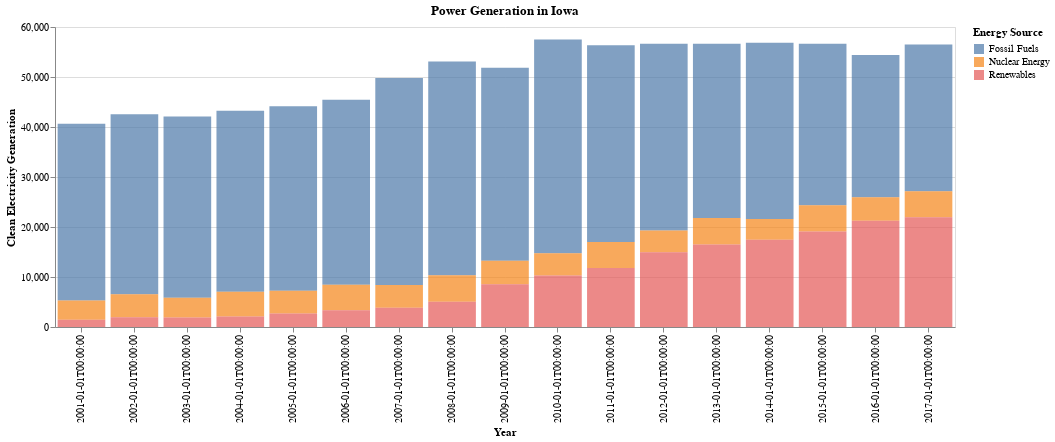

Here is the notebook cell this chart was saved with:
### Code cell
# 2. Створіть багатошарову діаграму на основі даних про виробництво 
# електроенергії в штаті Айова (data.iowa_electricity()) за допомогою 
# бібліотеки Altair . Вісь x представляє роки, вісь y відображає чисте 
# виробництво електроенергії (net_generation), а кожен шар діаграми 
# позначає різні джерела енергії (source). Встановіть прозорість (opacity) 
# для стовпців на рівні 0.7.

iowa_electricity_data = data.iowa_electricity()

chart = alt.Chart(iowa_electricity_data).mark_bar(opacity=0.7).encode(
    x=alt.X('year:O', axis=alt.Axis(title='Year')),
    y=alt.Y('net_generation:Q', axis=alt.Axis(title='Clean Electricity Generation')), 
    color=alt.Color('source:N', legend=alt.Legend(title='Energy Source')) 
).properties(
    title='Power Generation in Iowa',
    width=900
)

chart

### Figure 1 — Vega-Lite specification as saved in the notebook (floating-point values rounded to 4 significant figures)
{"config": {"view": {"continuousWidth": 300, "continuousHeight": 300}}, "data": {"name": "data-bb61008ba0c766c5601afa5323d12ad4"}, "mark": {"type": "bar", "opacity": 0.7}, "encoding": {"color": {"field": "source", "legend": {"title": "Energy Source"}, "type": "nominal"}, "x": {"axis": {"title": "Year"}, "field": "year", "type": "ordinal"}, "y": {"axis": {"title": "Clean Electricity Generation"}, "field": "net_generation", "type": "quantitative"}}, "title": "Power Generation in Iowa", "width": 900, "$schema": "https://vega.github.io/schema/vega-lite/v5.15.1.json", "datasets": {"data-bb61008ba0c766c5601afa5323d12ad4": [{"year": "2001-01-01T00:00:00", "source": "Fossil Fuels", "net_generation": 35361}, {"year": "2002-01-01T00:00:00", "source": "Fossil Fuels", "net_generation": 35991}, {"year": "2003-01-01T00:00:00", "source": "Fossil Fuels", "net_generation": 36234}, {"year": "2004-01-01T00:00:00", "source": "Fossil Fuels", "net_generation": 36205}, {"year": "2005-01-01T00:00:00", "source": "Fossil Fuels", "net_generation": 36883}, {"year": "2006-01-01T00:00:00", "source": "Fossil Fuels", "net_generation": 37014}, {"year": "2007-01-01T00:00:00", "source": "Fossil Fuels", "net_generation": 41389}, {"year": "2008-01-01T00:00:00", "source": "Fossil Fuels", "net_generation": 42734}, {"year": "2009-01-01T00:00:00", "source": "Fossil Fuels", "net_generation": 38620}, {"year": "2010-01-01T00:00:00", "source": "Fossil Fuels", "net_generation": 42750}, {"year": "2011-01-01T00:00:00", "source": "Fossil Fuels", "net_generation": 39361}, {"year": "2012-01-01T00:00:00", "source": "Fossil Fuels", "net_generation": 37379}, {"year": "2013-01-01T00:00:00", "source": "Fossil Fuels", "net_generation": 34873}, {"year": "2014-01-01T00:00:00", "source": "Fossil Fuels", "net_generation": 35250}, {"year": "2015-01-01T00:00:00", "source": "Fossil Fuels", "net_generation": 32319}, {"year": "2016-01-01T00:00:00", "source": "Fossil Fuels", "net_generation": 28437}, {"year": "2017-01-01T00:00:00", "source": "Fossil Fuels", "net_generation": 29329}, {"year": "2001-01-01T00:00:00", "source": "Nuclear Energy", "net_generation": 3853}, {"year": "2002-01-01T00:00:00", "source": "Nuclear Energy", "net_generation": 4574}, {"year": "2003-01-01T00:00:00", "source": "Nuclear Energy", "net_generation": 3988}, {"year": "2004-01-01T00:00:00", "source": "Nuclear Energy", "net_generation": 4929}, {"year": "2005-01-01T00:00:00", "source": "Nuclear Energy", "net_generation": 4538}, {"year": "2006-01-01T00:00:00", "source": "Nuclear Energy", "net_generation": 5095}, {"year": "2007-01-01T00:00:00", "source": "Nuclear Energy", "net_generation": 4519}, {"year": "2008-01-01T00:00:00", "source": "Nuclear Energy", "net_generation": 5282}, {"year": "2009-01-01T00:00:00", "source": "Nuclear Energy", "net_generation": 4679}, {"year": "2010-01-01T00:00:00", "source": "Nuclear Energy", "net_generation": 4451}, {"year": "2011-01-01T00:00:00", "source": "Nuclear Energy", "net_generation": 5215}, {"year": "2012-01-01T00:00:00", "source": "Nuclear Energy", "net_generation": 4347}, {"year": "2013-01-01T00:00:00", "source": "Nuclear Energy", "net_generation": 5321}, {"year": "2014-01-01T00:00:00", "source": "Nuclear Energy", "net_generation": 4152}, {"year": "2015-01-01T00:00:00", "source": "Nuclear Energy", "net_generation": 5243}, {"year": "2016-01-01T00:00:00", "source": "Nuclear Energy", "net_generation": 4703}, {"year": "2017-01-01T00:00:00", "source": "Nuclear Energy", "net_generation": 5214}, {"year": "2001-01-01T00:00:00", "source": "Renewables", "net_generation": 1437}, {"year": "2002-01-01T00:00:00", "source": "Renewables", "net_generation": 1963}, {"year": "2003-01-01T00:00:00", "source": "Renewables", "net_generation": 1885}, {"year": "2004-01-01T00:00:00", "source": "Renewables", "net_generation": 2102}, {"year": "2005-01-01T00:00:00", "source": "Renewables", "net_generation": 2724}, {"year": "2006-01-01T00:00:00", "source": "Renewables", "net_generation": 3364}, {"year": "2007-01-01T00:00:00", "source": "Renewables", "net_generation": 3870}, {"year": "2008-01-01T00:00:00", "source": "Renewables", "net_generation": 5070}, {"year": "2009-01-01T00:00:00", "source": "Renewables", "net_generation": 8560}, {"year": "2010-01-01T00:00:00", "source": "Renewables", "net_generation": 10308}, {"year": "2011-01-01T00:00:00", "source": "Renewables", "net_generation": 11795}, {"year": "2012-01-01T00:00:00", "source": "Renewables", "net_generation": 14949}, {"year": "2013-01-01T00:00:00", "source": "Renewables", "net_generation": 16476}, {"year": "2014-01-01T00:00:00", "source": "Renewables", "net_generation": 17452}, {"year": "2015-01-01T00:00:00", "source": "Renewables", "net_generation": 19091}, {"year": "2016-01-01T00:00:00", "source": "Renewables", "net_generation": 21241}, {"year": "2017-01-01T00:00:00", "source": "Renewables", "net_generation": 21933}]}}
